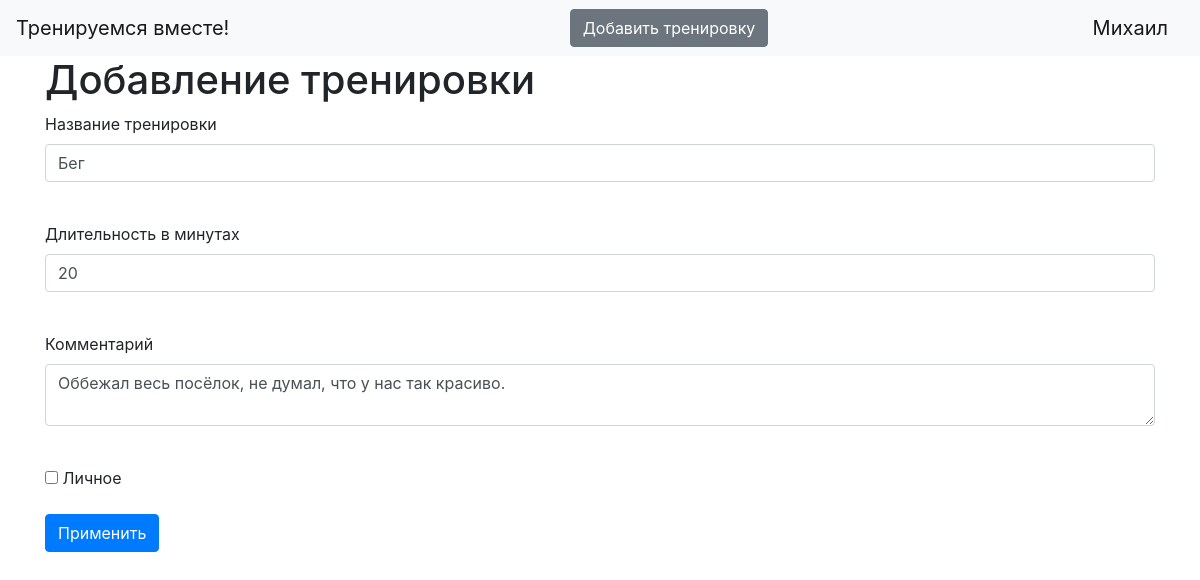
Screenshot of /news/1 (signed in) with the database file from the repository.
### data/users.py (models this page shows, shortened)
class User(SqlAlchemyBase, UserMixin):
    __tablename__ = 'users'
    id = sqlalchemy.Column(sqlalchemy.Integer,
                           primary_key=True, autoincrement=True)
    name = sqlalchemy.Column(sqlalchemy.String, nullable=True)
    about = sqlalchemy.Column(sqlalchemy.String, nullable=True)
    email = sqlalchemy.Column(sqlalchemy.String,
                              index=True, unique=True, nullable=True)
    hashed_password = sqlalchemy.Column(sqlalchemy.String, nullable=True)
    created_date = sqlalchemy.Column(sqlalchemy.DateTime,
                                     default=datetime.datetime.now)

### data/newss.py (models this page shows)
class News(SqlAlchemyBase):
    __tablename__ = 'news'
    id = sqlalchemy.Column(sqlalchemy.Integer,
                           primary_key=True, autoincrement=True)
    title = sqlalchemy.Column(sqlalchemy.String, nullable=True)
    duration = sqlalchemy.Column(sqlalchemy.Integer, nullable=True)
    content = sqlalchemy.Column(sqlalchemy.String, nullable=True)
    created_date = sqlalchemy.Column(sqlalchemy.DateTime,
                                     default=datetime.datetime.now())
    is_private = sqlalchemy.Column(sqlalchemy.Boolean, default=True)
    user_id = sqlalchemy.Column(sqlalchemy.Integer,
                                sqlalchemy.ForeignKey("users.id"))
    user = orm.relationship('User')

### main.py (the view, shortened to what this page needs)
@app.route('/news/<int:id>', methods=['GET', 'POST'])
@login_required
def edit_news(id):
    form = newss.NewsForm()
    if request.method == "GET":
        db_sess = db_session.create_session()
        news = db_sess.query(newss.News).filter(newss.News.id == id,
                                          newss.News.user == current_user
                                          ).first()
        if news:
            form.title.data = news.title
            form.duration.data = news.duration
            form.content.data = news.content
            form.is_private.data = news.is_private
        else:
            abort(404)
    return render_template('news.html',
                           title='Редактирование тренировки',
                           form=form)

### data/newss.py
class NewsForm(FlaskForm):
    title = StringField('Название тренировки', validators=[DataRequired()])
    duration = IntegerField('Длительность в минутах')
    content = TextAreaField("Комментарий")
    is_private = BooleanField("Личное")
    submit = SubmitField('Применить')

### data/db_session.py (called while the page is built)
def create_session() -> Session:
    global __factory
    return __factory()

### main.py (called while the page is built)
@login_manager.user_loader
def load_user(user_id):
    db_sess = db_session.create_session()
    return db_sess.query(users.User).get(user_id)

### templates/news.html (shortened to what this page needs)
{% extends "base.html" %}
{% block content %}
<h1>Добавление тренировки</h1>
<form action="" method="post">
    <p>
        {{ form.title.label }}<br>
        {{ form.title(class="form-control") }}<br>
    </p>
    <p>
        {{ form.duration.label }}<br>
        {{ form.duration(class="form-control") }}<br>
    </p>
    <p>
        {{ form.content.label }}<br>
        {{ form.content(class="form-control") }}<br>
    </p>
    <p>{{ form.is_private() }} {{ form.is_private.label }}</p>
    <p>{{ form.submit(type="submit", class="btn btn-primary") }}</p>
</form>
{% endblock %}

### templates/base.html (shortened to what this page needs)
<!doctype html>
<html lang="en">
<head>
    <link rel="stylesheet"
          href="https://stackpath.bootstrapcdn.com/bootstrap/4.4.1/css/bootstrap.min.css"
>
</head>
<body>
<header>
    <nav class="navbar navbar-light bg-light">
        <a class="navbar-brand" href="#">Тренируемся вместе!</a>
	{% if current_user.is_authenticated %}
    		<a href="news" class="btn btn-secondary">Добавить тренировку</a>
	{% endif %}
	{% if current_user.is_authenticated %}
    		<a class="navbar-brand" href="/logout">{{ current_user.name }}</a>
	{% else %}
    		<p>
        		<a class="btn btn-primary " href="/register">Зарегистрироваться</a>
        		<a class="btn btn-success" href="/login">Войти</a>
    		</p>
	{% endif %}
    </nav>
</header>
<main role="main" class="container">
    {% block content %}{% endblock %}
</main>
</body>
</html>

### rows the page displays
User: name "Михаил"
News: title "Бег", duration "20", content "Оббежал весь посёлок, не думал, что у нас так красиво."
